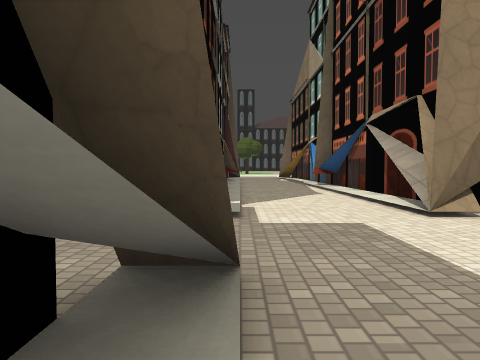
[1] (above)

20 first-person views from a walk through a 3-D level made in the Godot game engine. The camera is 1.3 m above the floor, tilts 2° down and sees 70° across. The floor is counted in squares, 2 m on a side. Each view is taken from the middle of a square. On the plan, view 1 faces up. The plan holds only what a view shows up to about 10 squares ahead; the rest is blank. The place goes on beyond the plan. Some surface patterns are stand-ins.

[2]
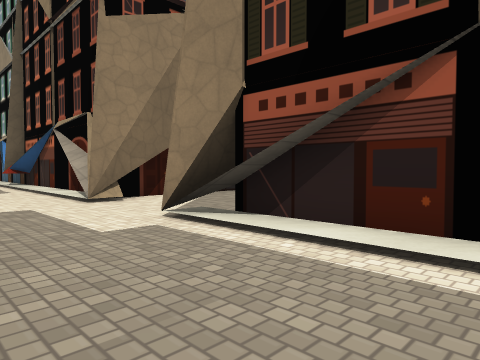

[3]
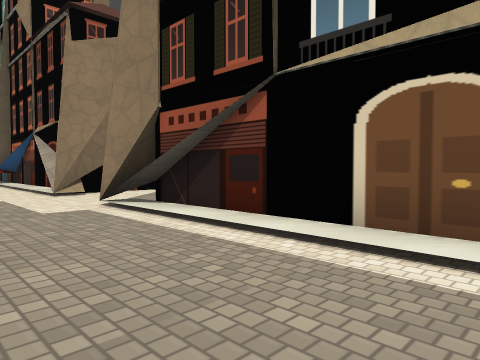

[4]
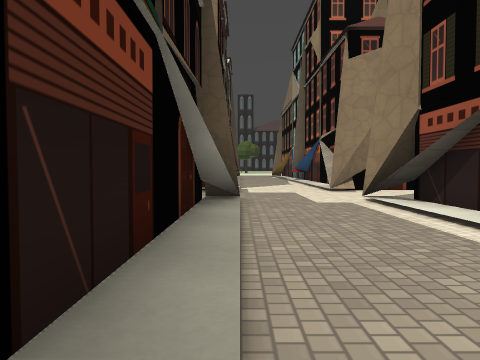

[5]
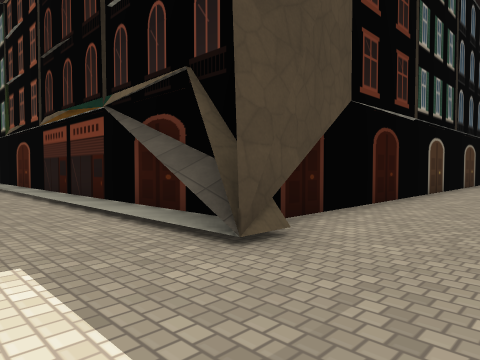

[6]
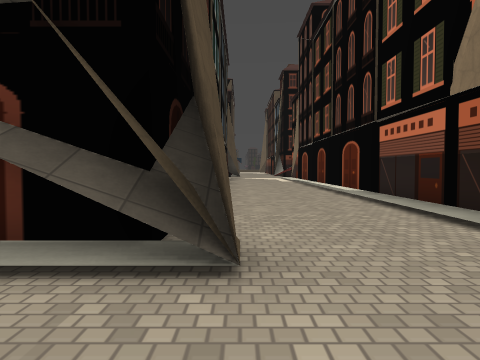

[7]
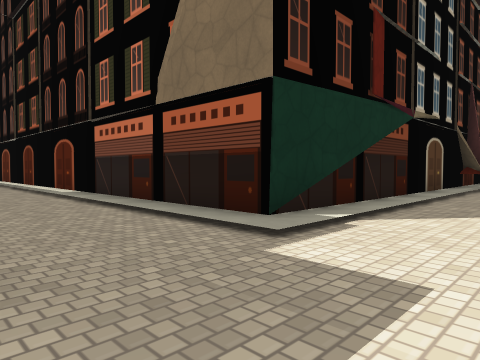

[8]
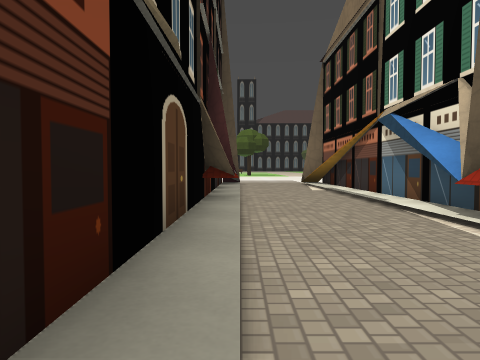

[9]
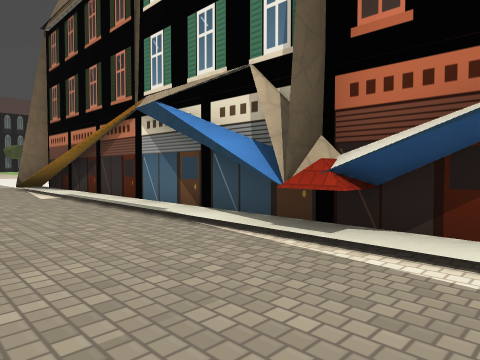

[10]
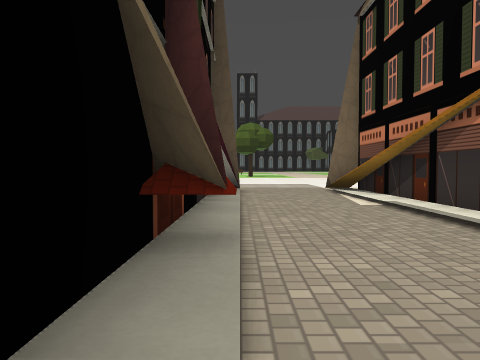

[11]
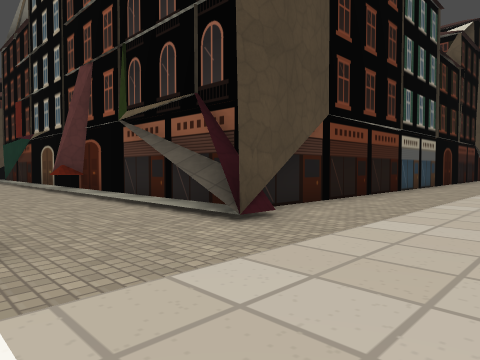

[12]
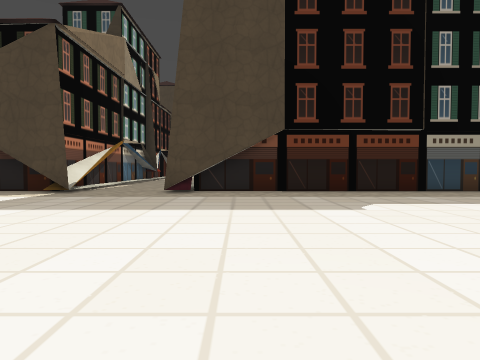

[13]
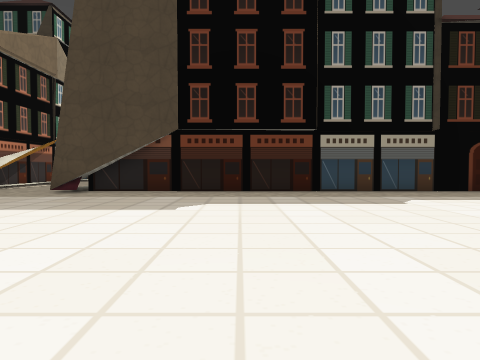

[14]
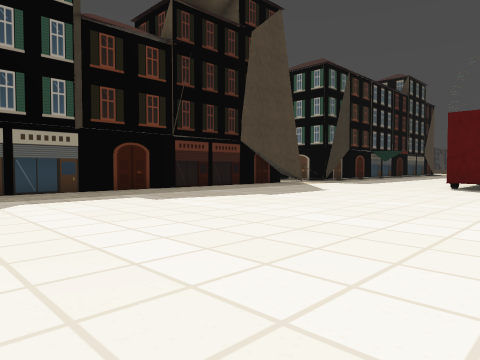

[15]
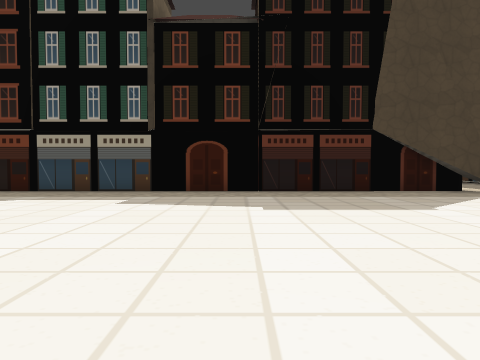

[16]
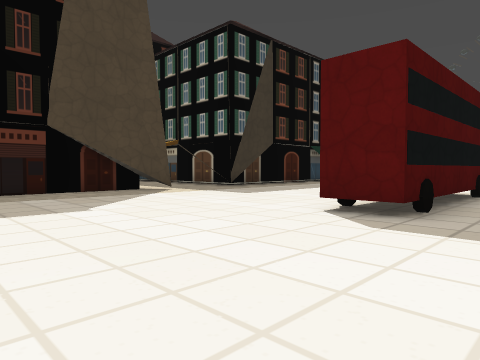

[17]
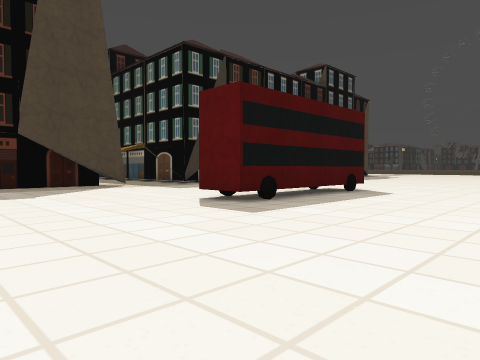

[18]
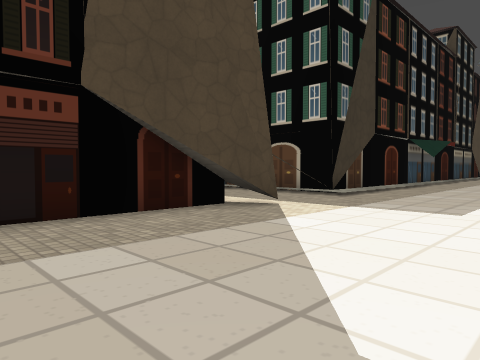

[19]
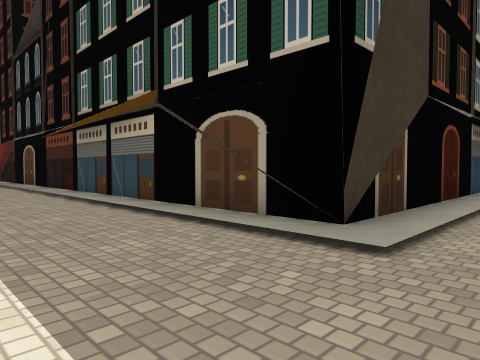

[20]
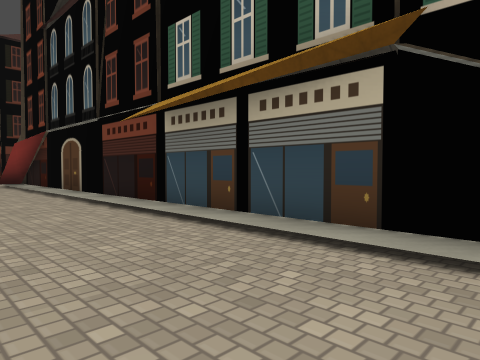

### Floor plan
Key: @ floor where view 1 was taken; # wall or solid block; . main floor; : floor 0.25 m higher than the main floor; / step, stairs or slope; ^ raised ledge.
Columns run from 25 left of view 1 to 4 right of it. Each row starts with its distance up from view 1.
 34         ....
 33    .........
 32 ............
 31 .............  .... .  .
 30  ........................
 29  .#####...................
 28       #...................
 27     .......................
 26    .........................
 25   ...........................
 24 .............................
 23 ..............................
 22 ///...#.....................:.
 21 ##/...###################^..##
 20  #/...                  #/..#
 19  #/...                  #/..##
 18  #/...                  #/../#
 17  #/...                  #/../#
 16  #/...                  #/../#
 15  #/..                   #/../#
 14  #/..                   #/../#
 13  #/..                   #/..##
 12  #/..                   #/..#
 11  #/..                   #/..##
 10  #/.                    #/../#
  9  #/.                    #/../#
  8   /.                    #/../#
  7                         #/../#
  6                 #########/..##
  5                 //////////..##
  4                 ..............
  3                  .............
  2                 ............:.
  1                 #########^..##
  0                         #@../#
 -1                         #.../#
 -2                         #.../#
 -3                         #.../#
 -4                         #.../
 -5                         #.

Where each view was taken, in squares from view 1:
view 1: 0 up, 0 right, facing up
view 2: 2 down, 0 right, facing up-right
view 3: 4 down, 0 right, facing up-right
view 4: 5 down, 0 right, facing up
view 5: 4 up, 2 right, facing down-left
view 6: 2 up, 2 right, facing left
view 7: 2 up, 2 right, facing up-left
view 8: 8 up, 0 right, facing up
view 9: 10 up, 0 right, facing up-right
view 10: 12 up, 0 right, facing up
view 11: 25 up, 3 right, facing down-left
view 12: 31 up, 2 left, facing down
view 13: 31 up, 5 left, facing down
view 14: 31 up, 7 left, facing down-left
view 15: 31 up, 13 left, facing down
view 16: 31 up, 14 left, facing down-left
view 17: 34 up, 14 left, facing down-left
view 18: 26 up, 15 left, facing down-left
view 19: 23 up, 20 left, facing down-left
view 20: 19 up, 20 left, facing down-left
